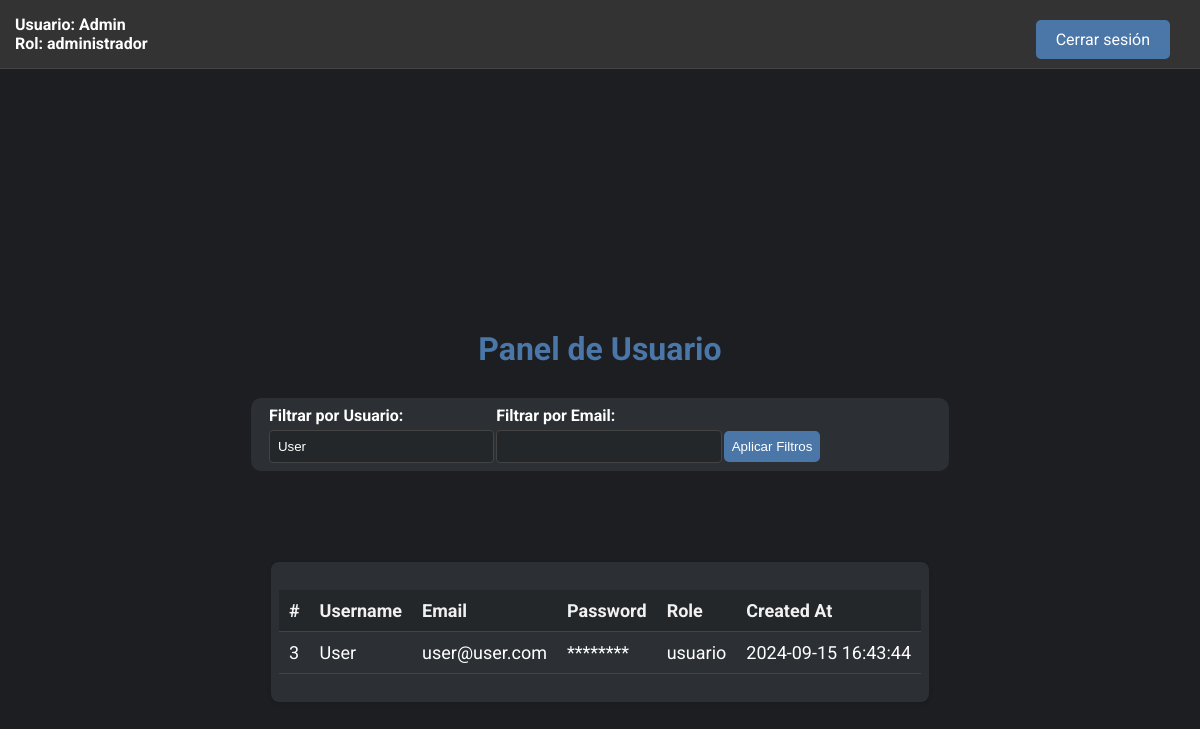
The page /dashboard.php?username=User (signed in) on the database its author committed.
### tables this page shows
CREATE TABLE `users` (
  `id` int(11) NOT NULL,
  `username` varchar(50) NOT NULL,
  `email` varchar(100) NOT NULL,
  `password` varchar(255) NOT NULL,
  `role` enum('usuario','administrador') DEFAULT 'usuario',
  `created_at` timestamp NOT NULL DEFAULT current_timestamp(),
  `is_active` tinyint(1) DEFAULT 1,
  `failed_attempts` int(11) DEFAULT 0,
  `last_attempt` timestamp NULL DEFAULT NULL,
  `security_question_1` varchar(255) DEFAULT NULL,
  `security_question_2` varchar(255) DEFAULT NULL,
  `security_question_3` varchar(255) DEFAULT NULL
);

### dashboard.php (the view, shortened to what this page needs)
<?php
$isAdmin = $_SESSION['role'] === 'administrador';
$isUser = $_SESSION['role'] === 'usuario';
$username_filter = isset($_GET['username']) ? $_GET['username'] : '';
$email_filter = isset($_GET['email']) ? $_GET['email'] : '';
?>
<?php
include 'db.php';
$sql = "SELECT id, username, email, password, role, created_at FROM users WHERE 1=1";
$params = [];
if (!empty($username_filter)) {
    $sql .= " AND username LIKE :username";
    $params[':username'] = '%' . $username_filter . '%';
}
try {
    $stmt = $pdo->prepare($sql);
    $stmt->execute($params);
    $users = $stmt->fetchAll(PDO::FETCH_ASSOC);
} catch (PDOException $e) {
    echo 'Error: ' . $e->getMessage();
}
?>
<!DOCTYPE html>
<html lang="es">
<head>
    <link rel="stylesheet" href="styles.css">
</head>
<body>
    <div class="header">
        <div class="user-info">
            Usuario: <?php echo htmlspecialchars($_SESSION['username']); ?><br>
            Rol: <?php echo htmlspecialchars($_SESSION['role']); ?>
        </div>
        <div class="buttons">
            <a href="logout.php">Cerrar sesión</a>
        </div>
    </div>
    <div class="content">
        <h1>Panel de Usuario</h1>
        <div class="container">
            <div class="filter-container">
                <form method="GET" action="dashboard.php">
                    <div>
                        <label for="username">Filtrar por Usuario:</label>
                        <input type="text" name="username" id="username"
                            value="<?php echo htmlspecialchars($username_filter); ?>">
                    </div>
                    <div>
                        <label for="email">Filtrar por Email:</label>
                        <input type="text" name="email" id="email"
                            value="<?php echo htmlspecialchars($email_filter); ?>">
                    </div>
                    <div>
                        <input type="submit" value="Aplicar Filtros">
                    </div>
                </form>
            </div>
            <div class="table-container">
                <table>
                    <thead>
                        <tr>
                            <?php if ($isAdmin): ?>
                                <th>#</th>
                                <th>Username</th>
                                <th>Email</th>
                                <th>Password</th>
                                <th>Role</th>
                                <th>Created At</th>
                            <?php elseif ($isUser): ?>
                                <th>#</th>
                                <th>Email</th>
                                <th>Password</th>
                            <?php endif; ?>
                        </tr>
                    </thead>
                    <tbody>
                        <?php
                        foreach ($users as $row) {
                            echo '<tr>';
                            echo '<td>' . htmlspecialchars($row['id']) . '</td>';
                            if ($isAdmin) {
                                echo '<td>' . htmlspecialchars($row['username']) . '</td>';
                            }
                            echo '<td>' . htmlspecialchars($row['email']) . '</td>';
                            echo '<td>********</td>';
                            if ($isAdmin) {
                                echo '<td>' . htmlspecialchars($row['role']) . '</td>';
                                echo '<td>' . htmlspecialchars($row['created_at']) . '</td>';
                            }
                            echo '</tr>';
                        }
                        ?>
                    </tbody>
                </table>
            </div>
        </div>
    </div>
</body>
</html>

### styles.css (style rules this page uses)
body { font-family: Arial, sans-serif; background-color: #f0f0f0; display: flex; justify-content: center; align-items: center; height: 100vh; margin: 0; }
a { color: #007BFF; text-decoration: none; }
table { width: 100%; border-collapse: collapse; margin: 20px 0; font-size: 18px; text-align: left; }
th, td { padding: 12px; border-bottom: 1px solid #ddd; }
th { background-color: #f8f8f8; color: #333; }
body { font-family: Arial, sans-serif; margin: 0; padding: 0; background-color: #f9f9f9; }
.header { background-color: #343a40; color: #fff; padding: 15px; display: flex; justify-content: space-between; align-items: center; }
.header a { color: #fff; text-decoration: none; }
.header .user-info { font-size: 16px; font-weight: bold; }
.table-container { margin: 20px; background-color: #fff; padding: 20px; border-radius: 8px; box-shadow: 0 2px 4px rgba(0, 0, 0, 0.1); position: relative; top: 71px; }
table { width: 100%; border-collapse: collapse; }
th, td { padding: 10px; text-align: left; border-bottom: 1px solid #ddd; }
th { background-color: #f0f0f0; }
.header { background-color: #f0f0f0; padding: 15px; display: flex; justify-content: space-between; align-items: center; }

### dashboard.php (style rules this page uses)
.header { width: 100%; background-color: #333; color: white; padding: 15px; display: flex; justify-content: space-between; align-items: center; box-sizing: border-box; border-bottom: 1px solid #444; position: fixed; z-index: 10; top: 0; left: 0; }
body { font-family: 'Roboto', sans-serif; background-color: #1c1e22; color: white; margin: 0; padding: 20px; }
h1 { text-align: center; color: #4a76a8; margin-top: 120px; }
.buttons { position: absolute; top: 20px; right: 20px; }
.buttons a { display: inline-block; margin: 0 10px; padding: 10px 20px; background-color: #4a76a8; color: white; text-decoration: none; border-radius: 5px; }
.container { max-width: 100%; margin: 0 auto; }
.content { margin-top: 20px; }
.table-container { margin-top: 20px; background-color: #2c2f33; border-radius: 8px; padding: 8px; }
table { width: 100%; border-collapse: collapse; padding: 20px; }
th, td { padding: 10px; text-align: left; border-bottom: 1px solid #444; }
th { background-color: #23272a; color: #f1f1f1; }
.filter-container { display: flex; justify-content: center; background-color: #2c2f33; padding: 8px; border-radius: 10px; margin-top: 30px; }
.filter-container form { display: flex; justify-content: center; flex-wrap: wrap; max-width: 800px; width: 100%; }
.filter-container div { flex: 1; margin: 0 10px; min-width: 100px; }
.filter-container label { display: block; margin-bottom: 5px; font-weight: bold; }
.filter-container input[type="text"] { width: 100%; padding: 8px; border-radius: 4px; border: 1px solid #444; background-color: #23272a; color: white; }
.filter-container input[type="submit"] { margin-top: 25px; padding: 8px; background-color: #4a76a8; color: white; border: none; border-radius: 5px; cursor: pointer; }

### rows shown on the page
users: id "3", username "User", email "user@user.com", role "usuario", created_at "2024-09-15 16:43:44"

### other values the page prints
$_SESSION['username'] "Admin"
$_SESSION['role'] "administrador"
